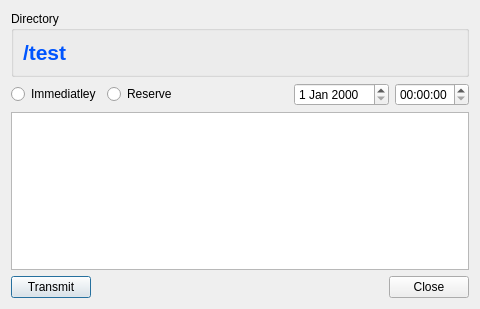
<?xml version="1.0" encoding="UTF-8"?>
<ui version="4.0">
 <class>Subtitle</class>
 <widget class="QDialog" name="Subtitle">
  <property name="geometry">
   <rect>
    <x>0</x>
    <y>0</y>
    <width>480</width>
    <height>309</height>
   </rect>
  </property>
  <property name="windowTitle">
   <string>Subtitle</string>
  </property>
  <layout class="QVBoxLayout" name="verticalLayout_2">
   <item>
    <widget class="QGroupBox" name="groupBox">
     <property name="title">
      <string>Directory</string>
     </property>
     <layout class="QVBoxLayout" name="verticalLayout">
      <item>
       <widget class="QLabel" name="dirName">
        <property name="palette">
         <palette>
          <active>
           <colorrole role="WindowText">
            <brush brushstyle="SolidPattern">
             <color alpha="255">
              <red>0</red>
              <green>85</green>
              <blue>254</blue>
             </color>
            </brush>
           </colorrole>
          </active>
          <inactive>
           <colorrole role="WindowText">
            <brush brushstyle="SolidPattern">
             <color alpha="255">
              <red>0</red>
              <green>85</green>
              <blue>254</blue>
             </color>
            </brush>
           </colorrole>
          </inactive>
          <disabled>
           <colorrole role="WindowText">
            <brush brushstyle="SolidPattern">
             <color alpha="255">
              <red>159</red>
              <green>158</green>
              <blue>158</blue>
             </color>
            </brush>
           </colorrole>
          </disabled>
         </palette>
        </property>
        <property name="font">
         <font>
          <family>Arial</family>
          <pointsize>16</pointsize>
          <weight>75</weight>
          <bold>true</bold>
         </font>
        </property>
        <property name="text">
         <string>/test</string>
        </property>
       </widget>
      </item>
     </layout>
    </widget>
   </item>
   <item>
    <layout class="QHBoxLayout" name="informationLayout">
     <item>
      <widget class="QRadioButton" name="immediatleyButton">
       <property name="text">
        <string>Immediatley</string>
       </property>
      </widget>
     </item>
     <item>
      <widget class="QRadioButton" name="reserveButton">
       <property name="text">
        <string>Reserve</string>
       </property>
      </widget>
     </item>
     <item>
      <spacer name="horizontalSpacer_2">
       <property name="orientation">
        <enum>Qt::Horizontal</enum>
       </property>
       <property name="sizeHint" stdset="0">
        <size>
         <width>40</width>
         <height>20</height>
        </size>
       </property>
      </spacer>
     </item>
     <item>
      <widget class="QDateEdit" name="dateEdit"/>
     </item>
     <item>
      <widget class="QTimeEdit" name="timeEdit"/>
     </item>
    </layout>
   </item>
   <item>
    <widget class="QPlainTextEdit" name="subtitleEdit"/>
   </item>
   <item>
    <layout class="QHBoxLayout" name="buttonLayout">
     <item>
      <widget class="QPushButton" name="transmitButton">
       <property name="text">
        <string>Transmit</string>
       </property>
      </widget>
     </item>
     <item>
      <spacer name="horizontalSpacer">
       <property name="orientation">
        <enum>Qt::Horizontal</enum>
       </property>
       <property name="sizeHint" stdset="0">
        <size>
         <width>40</width>
         <height>20</height>
        </size>
       </property>
      </spacer>
     </item>
     <item>
      <widget class="QPushButton" name="closeButton">
       <property name="text">
        <string>Close</string>
       </property>
      </widget>
     </item>
    </layout>
   </item>
  </layout>
 </widget>
 <resources/>
 <connections/>
</ui>
